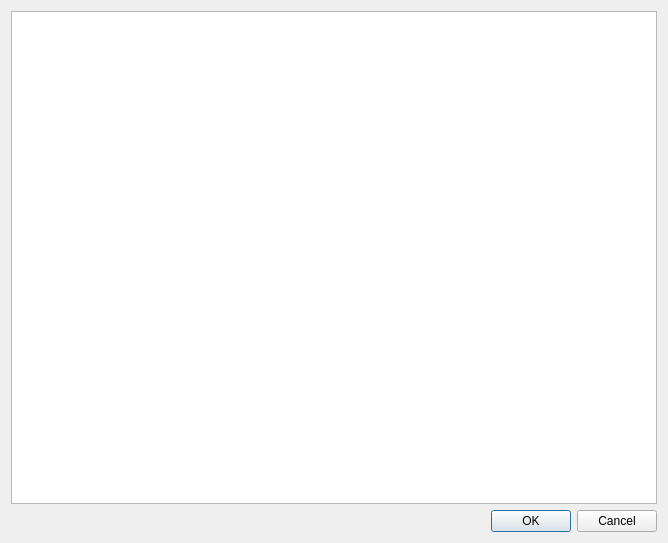
<?xml version="1.0" encoding="UTF-8"?>
<ui version="4.0">
 <class>Dialog</class>
 <widget class="QDialog" name="Dialog">
  <property name="geometry">
   <rect>
    <x>0</x>
    <y>0</y>
    <width>668</width>
    <height>543</height>
   </rect>
  </property>
  <property name="windowTitle">
   <string>Dialog</string>
  </property>
  <layout class="QVBoxLayout" name="verticalLayout_2">
   <item>
    <layout class="QVBoxLayout" name="verticalLayout">
     <item>
      <widget class="QListWidget" name="optionsQListWidget">
       <property name="selectionMode">
        <enum>QAbstractItemView::MultiSelection</enum>
       </property>
       <property name="selectionBehavior">
        <enum>QAbstractItemView::SelectRows</enum>
       </property>
      </widget>
     </item>
     <item>
      <widget class="QDialogButtonBox" name="buttonBox">
       <property name="orientation">
        <enum>Qt::Horizontal</enum>
       </property>
       <property name="standardButtons">
        <set>QDialogButtonBox::Cancel|QDialogButtonBox::Ok</set>
       </property>
      </widget>
     </item>
    </layout>
   </item>
  </layout>
 </widget>
 <resources/>
 <connections>
  <connection>
   <sender>buttonBox</sender>
   <signal>accepted()</signal>
   <receiver>Dialog</receiver>
   <slot>accept()</slot>
   <hints>
    <hint type="sourcelabel">
     <x>248</x>
     <y>254</y>
    </hint>
    <hint type="destinationlabel">
     <x>157</x>
     <y>274</y>
    </hint>
   </hints>
  </connection>
  <connection>
   <sender>buttonBox</sender>
   <signal>rejected()</signal>
   <receiver>Dialog</receiver>
   <slot>reject()</slot>
   <hints>
    <hint type="sourcelabel">
     <x>316</x>
     <y>260</y>
    </hint>
    <hint type="destinationlabel">
     <x>286</x>
     <y>274</y>
    </hint>
   </hints>
  </connection>
 </connections>
</ui>
